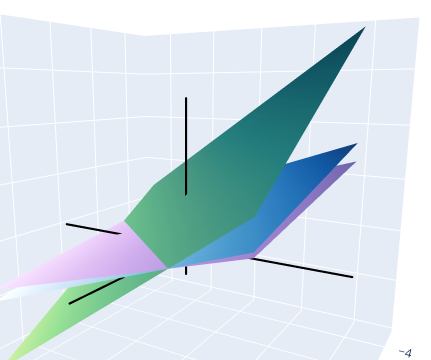

Write the Python code that produced this figure.
# 3D plot - using plotly

import numpy as np
import plotly.graph_objects as go

x = np.linspace(-4, 4, 100)
y = np.linspace(-4, 4, 100)
X1, X3 = np.meshgrid (x, y )

# Planes

# x_2 = -(1/2)x_2 - (1/2)x_3 + 2
# x_2 = x_3 + 1
# x_2 = -(1/3)x_2

Z1 = 13/3 - (2/3)*X1 + (5/3)*X3 # purp
Z2 = 5 - X1 + 2*X3              # blues
Z3 = 9 - 3*X1 + 4*X3            # emrld

# Layout
layout = go.Layout(
    scene = go.layout.Scene(
    aspectmode='manual',
    aspectratio=go.layout.scene.Aspectratio(x=1, y=1, z=1))
)


# Axes
minA = -5
maxA = 5
xaxisX = np.linspace(minA, maxA, 1000)
xaxisY = 0*np.linspace(minA, maxA, 1000)
xaxisZ = 0*np.linspace(minA, maxA, 1000)
yaxisX = 0*np.linspace(minA, maxA, 1000)
yaxisY = np.linspace(minA, maxA, 1000)
yaxisZ = 0*np.linspace(minA, maxA, 1000)
zaxisX = 0*np.linspace(minA, maxA, 1000)
zaxisY = 0*np.linspace(minA, maxA, 1000)
zaxisZ = np.linspace(minA, 25, 1000)
fig=go.Figure(data=[
    go.Surface (x=x, y=y, z=Z1, opacity = 1.0, colorscale='purp', showscale=False),
    go.Surface (x=x, y=y, z=Z2, opacity = 1.0, colorscale='blues', showscale=False),
    go.Surface (x=x, y=y, z=Z3, opacity = 1.0, colorscale='emrld', showscale=False),
    # Adding axes
    go.Scatter3d(x=xaxisX, y=xaxisY, z=xaxisZ, mode='markers',
        marker=dict(color='rgb(0, 0, 0)', size = 0.7)),
    go.Scatter3d(x=yaxisX, y=yaxisY, z=yaxisZ, mode='markers',
        marker=dict(color='rgb(0, 0, 0)', size = 0.7)),
    go.Scatter3d(x=zaxisX, y=zaxisY, z=zaxisZ, mode='markers',
        marker=dict(color='rgb(0, 0, 0)', size = 0.7))
], layout = layout)
fig.update_layout(
    autosize=False,
    showlegend=False,
    width=800,
    height=600)
# Opens in browser - find good angle and screenshot
fig.show()
